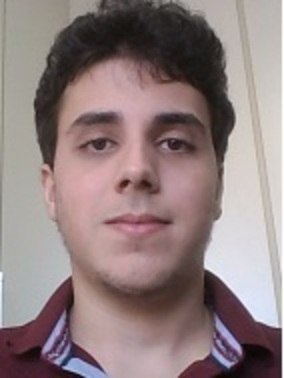
//> input picture src/eye-detection/img.jpeg, 284 x 378 px, given in place of the camera
$ ./haarOpenCV   (built with g++ and OpenCV 4)
//> lines starting //> are read from the running program, lines starting //| are printed output that depends on the picture; after the words box and inside, x2 and y2 are one past the last pixel; in counts of white or black regions, pixels touching at a corner belong together
/*
 * url of file https://github.com/opencv/opencv/blob/master/samples/cpp/tutorial_code/objectDetection/objectDetection.cpp
 *
 */


#include "opencv2/objdetect.hpp"
#include "opencv2/highgui.hpp"
#include "opencv2/imgproc.hpp"

#include <stdio.h>

using namespace std;
using namespace cv;

/** Function Headers */
void detectAndDisplay( Mat frame );

/** Global variables */
String face_cascade_name, eyes_cascade_name;
CascadeClassifier face_cascade;
CascadeClassifier eyes_cascade;
String window_name = "Capture - Face detection";

/** @function main */
int main( int argc, const char** argv )
{
    CommandLineParser parser(argc, argv,
        "{help h||}"
        "{face_cascade|../haarcascade_frontalface_alt.xml|}"
        "{eyes_cascade|../haarcascade_eye_tree_eyeglasses.xml|}");

    parser.about( "\nThis program demonstrates using the cv::CascadeClassifier class to detect objects (Face + eyes) in a video stream.\n"
                  "You can use Haar or LBP features.\n\n" );
    parser.printMessage();

    face_cascade_name = parser.get<String>("face_cascade");
    eyes_cascade_name = parser.get<String>("eyes_cascade");
    VideoCapture capture;
    Mat frame;

    //-- 1. Load the cascades
    if( !face_cascade.load( face_cascade_name ) ){ printf("--(!)Error loading face cascade\n"); return -1; };
    if( !eyes_cascade.load( eyes_cascade_name ) ){ printf("--(!)Error loading eyes cascade\n"); return -1; };

    //-- 2. Read the video stream
    capture.open( 0 );
    if ( ! capture.isOpened() ) { printf("--(!)Error opening video capture\n"); return -1; }

    while ( capture.read(frame) )
    {
//> frame is the input picture: 378 rows x 284 cols, CV_8UC3; mean B, G, R 127.4, 127.3, 144.7
        if( frame.empty() )
        {
            printf(" --(!) No captured frame -- Break!");
            break;
        }

        //-- 3. Apply the classifier to the frame
        detectAndDisplay( frame );

        if( waitKey(10) == 27 ) { break; } // escape
    }
    return 0;
}

/** @function detectAndDisplay */
void detectAndDisplay( Mat frame )
{
    std::vector<Rect> faces;
    Mat frame_gray;

    cvtColor( frame, frame_gray, COLOR_BGR2GRAY );
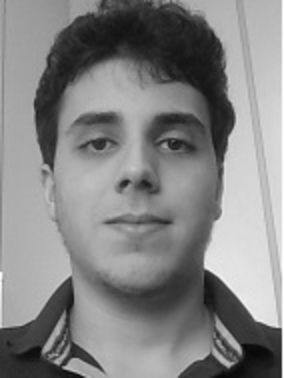
//> frame_gray: 378 rows x 284 cols, CV_8UC1; min 6, max 255, mean 132.5
    equalizeHist( frame_gray, frame_gray );
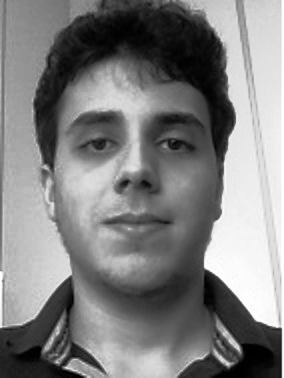
//> frame_gray: 378 rows x 284 cols, CV_8UC1; min 0, max 255, mean 128.3

    //-- Detect faces
    face_cascade.detectMultiScale( frame_gray, faces, 1.1, 2, 0|CASCADE_SCALE_IMAGE, Size(60, 60) );
//> faces = 1 Rect (x, y, width, height): [32, 59, 207, 207]

    for ( size_t i = 0; i < faces.size(); i++ )
    {
        Point center( faces[i].x + faces[i].width/2, faces[i].y + faces[i].height/2 );
        ellipse( frame, center, Size( faces[i].width/2, faces[i].height/2 ), 0, 0, 360, Scalar( 255, 0, 255 ), 4, 8, 0 );

        Mat faceROI = frame_gray( faces[i] );
        std::vector<Rect> eyes;

        //-- In each face, detect eyes
        eyes_cascade.detectMultiScale( faceROI, eyes, 1.1, 2, 0 |CASCADE_SCALE_IMAGE, Size(30, 30) );

        for ( size_t j = 0; j < eyes.size(); j++ )
        {
            Point eye_center( faces[i].x + eyes[j].x + eyes[j].width/2, faces[i].y + eyes[j].y + eyes[j].height/2 );
            int radius = cvRound( (eyes[j].width + eyes[j].height)*0.25 );
            circle( frame, eye_center, radius, Scalar( 255, 0, 0 ), 4, 8, 0 );
        }
    }
//> this loop made 1 pass
//> center on pass 1: Point(135, 162)
//> pass 1, in detectAndDisplay, `Mat faceROI = frame_gray( faces[i] );`:
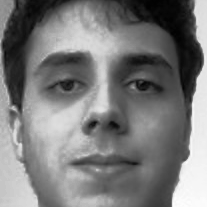
//> faceROI: 207 rows x 207 cols, CV_8UC1; min 2, max 253, mean 122.4
//> after the loop:
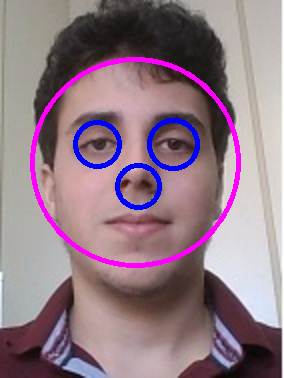
//> frame: 378 rows x 284 cols, CV_8UC3; 4.94% of pixels changed, all inside (x1, y1, x2, y2) = (30, 57, 241, 268)
//> the Esc key is pressed
    //-- Show what you got
    imshow( window_name, frame );
}
